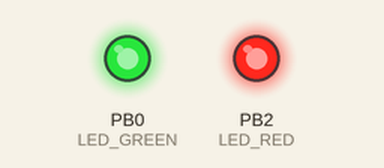
Simulated run of this sketch. Board: ATtiny85, built with avr-gcc and run on an emulated ATtiny85. On the bench: output pins drawn as LEDs (lit = HIGH). Pins used as bus, display or sensor lines are not drawn. At 0.0 s the program stops and its outputs stay as they are.

Above: at 0.1 s.
Timing chart, 0 to 1.5 s (numbered marks = the images above):
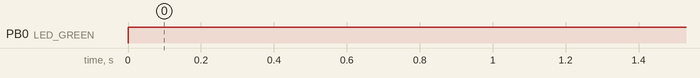

The sketch:

txtest.ino
```cpp
// txtest.ino  08/05/2016  D.J.Whale
//
// Test serial communications on ATTiny85 using USI

#define LED_RED 2    // PB2, pin 7
#define LED_GREEN 0  // PB0, pin 5
#define TX 1         // PB1, pin 6

#define BIT_TIME 10 //ms

void setup()
{
  pinMode(LED_RED, OUTPUT);
  pinMode(LED_GREEN, OUTPUT);
  pinMode(TX, OUTPUT);
  digitalWrite(TX, HIGH); // default state=marking
  digitalWrite(LED_RED, HIGH);

  USICR = B00010000;
  // start condition interrupt: off
  // counter overflow interrupt: off
  // wire mode: 01 (three wire)
  // clock source: USICLK generated
  // USICLK: 0
  // toggle clock: no
}

void loop()
{
  byte i;
  digitalWrite(LED_GREEN, HIGH);

  // Transmit a single byte using USI
  // Transmit start bit (low)
  //TODO could shift out two bits, for 1 bit of pad, to simplify timing/shifting
  USIDR = 0x00; // high bit zero, pin changes low immediately
  // clock out start bit
  delay(BIT_TIME);

  // Clock out 8 data bits
  // use counter, so that later we can use timer counter hardware for accurate timing
  USISR = B00001000; // overflow interrupt cleared, clock preloaded with 8 (+8=overflow)
  USIDR = 0xAA;

  do
  //for (i=0; i<8; i++)
  {
    delay(BIT_TIME);
    USICR |= B00000010; //1<<USICLK; // shift happens here
    USICR &= ~ B00000010; //1<<USICLK;
  }
  //while ((USISR & B01000000) == 0); // 1<<USIOIF
  while ((USISR & 0x0F) != 0);

  // Clock out stop bit (high)
  USIDR = 0x80; // high bit one, pin changes immediately
  delay(BIT_TIME);

  digitalWrite(LED_GREEN, LOW);
  delay(100);

}
```

Measured:
- by itself, PB0 (LED_GREEN): LOW → HIGH at 0.00 s
